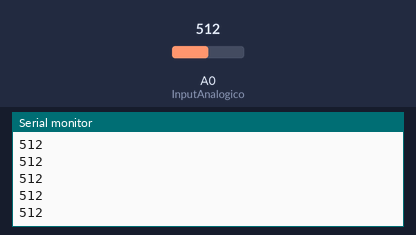
Bench run of a sketch on a simulated Arduino Uno, built with avr-gcc and run on an emulated ATmega328P. On the bench: the last lines printed to the serial monitor. The inputs (shaded band) are chosen by the test bench; at power-on: A0 (InputAnalogico) = 512.

Above: at 1.2 s.
1.3 s: A0 (InputAnalogico) set to 716
At 1.31 s:
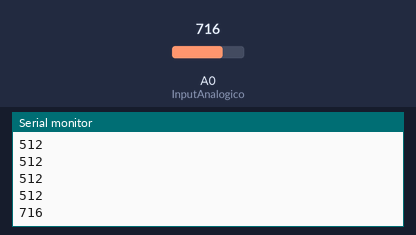
2.8 s: A0 (InputAnalogico) set to 900
At 2.81 s:
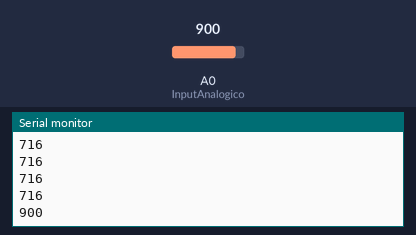
Timing chart, 0 to 5.8 s (numbered marks = the images above; inputs shaded):
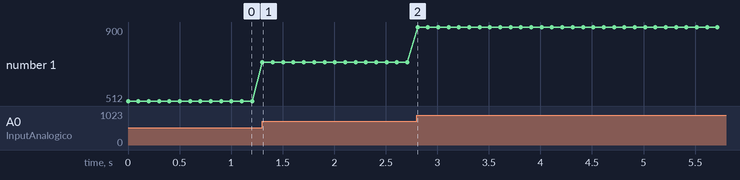

The sketch:

fotoresistenza.ino
```cpp
#define InputAnalogico A0

void setup(){
   Serial.begin(9600); // Inizializzo la comunicazione a 9600
}

void loop(){
   int ValoreSensore = analogRead(InputAnalogico); // Inserisco il valore della lettura dell'input analogico sull'intero ValoreSensore
   Serial.println(ValoreSensore, DEC); // Scrivo sullo schermo il valore del sensore in numeri decimali
   delay(100);
}
```

Measured:
- after the input at 1.3 s, the serial monitor: prints a new line at once (image 1)
- after the input at 2.8 s, the serial monitor: prints a new line at once (image 2)
- plotted number 1: 512 → 716 after the input at 1.3 s, 716 → 900 after the input at 2.8 s
